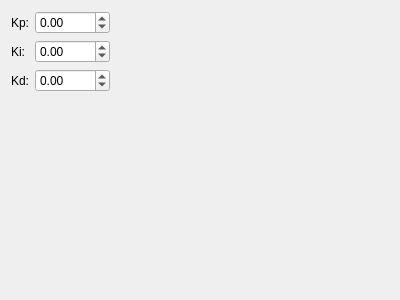
<?xml version="1.0" encoding="UTF-8"?>
<ui version="4.0">
 <class>mainWindow</class>
 <widget class="QWidget" name="mainWindow">
  <property name="geometry">
   <rect>
    <x>0</x>
    <y>0</y>
    <width>400</width>
    <height>300</height>
   </rect>
  </property>
  <property name="windowTitle">
   <string>Balancer</string>
  </property>
  <layout class="QFormLayout" name="formLayout">
   <item row="0" column="0">
    <widget class="QLabel" name="kpText">
     <property name="text">
      <string>Kp:</string>
     </property>
    </widget>
   </item>
   <item row="0" column="1">
    <layout class="QHBoxLayout" name="horizontalLayout">
     <item>
      <widget class="QDoubleSpinBox" name="kpSB">
       <property name="minimum">
        <double>-9999.000000000000000</double>
       </property>
       <property name="maximum">
        <double>9999.989999999999782</double>
       </property>
       <property name="singleStep">
        <double>0.020000000000000</double>
       </property>
      </widget>
     </item>
     <item>
      <spacer name="horizontalSpacer">
       <property name="orientation">
        <enum>Qt::Horizontal</enum>
       </property>
       <property name="sizeHint" stdset="0">
        <size>
         <width>40</width>
         <height>20</height>
        </size>
       </property>
      </spacer>
     </item>
    </layout>
   </item>
   <item row="1" column="0">
    <widget class="QLabel" name="kiText">
     <property name="text">
      <string>Ki:</string>
     </property>
    </widget>
   </item>
   <item row="2" column="0">
    <widget class="QLabel" name="kdText">
     <property name="text">
      <string>Kd:</string>
     </property>
    </widget>
   </item>
   <item row="1" column="1">
    <layout class="QHBoxLayout" name="horizontalLayout_2">
     <item>
      <widget class="QDoubleSpinBox" name="kiSB">
       <property name="minimum">
        <double>-9999.000000000000000</double>
       </property>
       <property name="maximum">
        <double>9999.989999999999782</double>
       </property>
       <property name="singleStep">
        <double>0.020000000000000</double>
       </property>
      </widget>
     </item>
     <item>
      <spacer name="horizontalSpacer_2">
       <property name="orientation">
        <enum>Qt::Horizontal</enum>
       </property>
       <property name="sizeHint" stdset="0">
        <size>
         <width>40</width>
         <height>20</height>
        </size>
       </property>
      </spacer>
     </item>
    </layout>
   </item>
   <item row="2" column="1">
    <layout class="QHBoxLayout" name="horizontalLayout_3">
     <item>
      <widget class="QDoubleSpinBox" name="kdSB">
       <property name="minimum">
        <double>-9999.000000000000000</double>
       </property>
       <property name="maximum">
        <double>9999.989999999999782</double>
       </property>
       <property name="singleStep">
        <double>0.020000000000000</double>
       </property>
      </widget>
     </item>
     <item>
      <spacer name="horizontalSpacer_3">
       <property name="orientation">
        <enum>Qt::Horizontal</enum>
       </property>
       <property name="sizeHint" stdset="0">
        <size>
         <width>40</width>
         <height>20</height>
        </size>
       </property>
      </spacer>
     </item>
    </layout>
   </item>
  </layout>
 </widget>
 <resources/>
 <connections/>
</ui>
